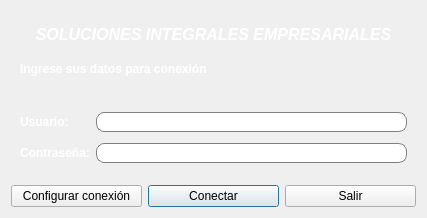
<?xml version="1.0" encoding="UTF-8"?>
<ui version="4.0">
 <class>FConexion</class>
 <widget class="QDialog" name="FConexion">
  <property name="geometry">
   <rect>
    <x>0</x>
    <y>0</y>
    <width>427</width>
    <height>218</height>
   </rect>
  </property>
  <property name="windowTitle">
   <string>SIE</string>
  </property>
  <property name="styleSheet">
   <string notr="true">
#buttonsFrame {
border: none;
background: qlineargradient(x1: 0, y1: 0, x2: 0, y2: 1,
stop: 0 #214271, stop: 0.08 #214271,
stop: 0.39999 #214271, stop: 0.4 #214271,
stop: 0.9 #214271, stop: 1 #214271);
}

#buttonsFrame QPushButton {
color: #333;
border: 2px solid #555;
border-radius: 11px;
padding: 5px;
background: qradialgradient(cx: 0.3, cy: -0.4,
fx: 0.3, fy: -0.4,
radius: 1.35, stop: 0 #fff, stop: 1 #888);
min-width: 80px;
}
#buttonsFrame QPushButton:hover {
background: qradialgradient(cx: 0.3, cy: -0.4,
fx: 0.3, fy: -0.4,
radius: 1.35, stop: 0 #fff, stop: 1 #bbb);
}
#buttonsFrame QPushButton:pressed {
background: qradialgradient(cx: 0.4, cy: -0.1,
fx: 0.4, fy: -0.1,
radius: 1.35, stop: 0 #fff, stop: 1 #ddd);
}


#inputFrame {
border: none;
}

QLineEdit {
padding: 1px;
border-style: solid;
border: 1px solid gray;
border-radius: 8px;
}

#topFrame {
border: none;
}

#FConexion{
background-image: url(:/pics/fondoDialog.svg);
}
</string>
  </property>
  <layout class="QVBoxLayout" name="verticalLayout_2">
   <item>
    <widget class="QFrame" name="topFrame">
     <property name="frameShape">
      <enum>QFrame::StyledPanel</enum>
     </property>
     <property name="frameShadow">
      <enum>QFrame::Raised</enum>
     </property>
     <layout class="QHBoxLayout" name="horizontalLayout_2">
      <item>
       <layout class="QVBoxLayout" name="verticalLayout">
        <item>
         <widget class="QLabel" name="lblTitulo">
          <property name="text">
           <string>&lt;!DOCTYPE HTML PUBLIC &quot;-//W3C//DTD HTML 4.0//EN&quot; &quot;http://www.w3.org/TR/REC-html40/strict.dtd&quot;&gt;
&lt;html&gt;&lt;head&gt;&lt;meta name=&quot;qrichtext&quot; content=&quot;1&quot; /&gt;&lt;style type=&quot;text/css&quot;&gt;
p, li { white-space: pre-wrap; }
&lt;/style&gt;&lt;/head&gt;&lt;body style=&quot; font-family:'Sans Serif'; font-size:10pt; font-weight:400; font-style:normal;&quot;&gt;
&lt;table border=&quot;0&quot; style=&quot;-qt-table-type: root; margin-top:4px; margin-bottom:4px; margin-left:4px; margin-right:4px;&quot;&gt;
&lt;tr&gt;
&lt;td style=&quot;border: none;&quot;&gt;
&lt;p align=&quot;center&quot; style=&quot; margin-top:0px; margin-bottom:0px; margin-left:0px; margin-right:0px; -qt-block-indent:0; text-indent:0px;&quot;&gt;&lt;span style=&quot; font-size:12pt; font-weight:600; font-style:italic; color:#ffffff;&quot;&gt;SOLUCIONES INTEGRALES EMPRESARIALES&lt;/span&gt;&lt;/p&gt;&lt;/td&gt;&lt;/tr&gt;&lt;/table&gt;&lt;/body&gt;&lt;/html&gt;</string>
          </property>
         </widget>
        </item>
        <item>
         <widget class="QLabel" name="label_3">
          <property name="text">
           <string>&lt;html&gt;&lt;head/&gt;&lt;body&gt;&lt;p&gt;&lt;span style=&quot; font-weight:600; color:#ffffff;&quot;&gt;Ingrese sus datos para conexión&lt;/span&gt;&lt;/p&gt;&lt;/body&gt;&lt;/html&gt;</string>
          </property>
          <property name="wordWrap">
           <bool>true</bool>
          </property>
         </widget>
        </item>
       </layout>
      </item>
     </layout>
    </widget>
   </item>
   <item>
    <widget class="QFrame" name="inputFrame">
     <property name="frameShape">
      <enum>QFrame::StyledPanel</enum>
     </property>
     <property name="frameShadow">
      <enum>QFrame::Raised</enum>
     </property>
     <layout class="QGridLayout" name="gridLayout">
      <item row="1" column="1">
       <widget class="QLineEdit" name="ledClave">
        <property name="echoMode">
         <enum>QLineEdit::Password</enum>
        </property>
       </widget>
      </item>
      <item row="0" column="1">
       <widget class="QLineEdit" name="ledUsuario"/>
      </item>
      <item row="1" column="0">
       <widget class="QLabel" name="label_5">
        <property name="text">
         <string>&lt;html&gt;&lt;head/&gt;&lt;body&gt;&lt;p&gt;&lt;span style=&quot; font-weight:600; color:#ffffff;&quot;&gt;Contraseña:&lt;/span&gt;&lt;/p&gt;&lt;/body&gt;&lt;/html&gt;</string>
        </property>
        <property name="buddy">
         <cstring>ledClave</cstring>
        </property>
       </widget>
      </item>
      <item row="0" column="0">
       <widget class="QLabel" name="label_4">
        <property name="text">
         <string>&lt;html&gt;&lt;head/&gt;&lt;body&gt;&lt;p&gt;&lt;span style=&quot; font-weight:600; color:#ffffff;&quot;&gt;Usuario:&lt;/span&gt;&lt;/p&gt;&lt;/body&gt;&lt;/html&gt;</string>
        </property>
        <property name="buddy">
         <cstring>ledUsuario</cstring>
        </property>
       </widget>
      </item>
     </layout>
    </widget>
   </item>
   <item>
    <layout class="QHBoxLayout" name="horizontalLayout_3">
     <item>
      <widget class="QPushButton" name="btnConfigurar">
       <property name="text">
        <string>Configurar conexión</string>
       </property>
       <property name="icon">
        <iconset resource="app.qrc">
         <normaloff>:/pics/configure.png</normaloff>:/pics/configure.png</iconset>
       </property>
      </widget>
     </item>
     <item>
      <widget class="QPushButton" name="btnConectar">
       <property name="text">
        <string>Conectar</string>
       </property>
       <property name="icon">
        <iconset resource="app.qrc">
         <normaloff>:/pics/conexion.png</normaloff>:/pics/conexion.png</iconset>
       </property>
       <property name="default">
        <bool>true</bool>
       </property>
      </widget>
     </item>
     <item>
      <widget class="QPushButton" name="pushButton">
       <property name="text">
        <string>Salir</string>
       </property>
       <property name="icon">
        <iconset resource="app.qrc">
         <normaloff>:/pics/application-exit.png</normaloff>:/pics/application-exit.png</iconset>
       </property>
      </widget>
     </item>
    </layout>
   </item>
  </layout>
 </widget>
 <tabstops>
  <tabstop>ledUsuario</tabstop>
  <tabstop>ledClave</tabstop>
  <tabstop>btnConfigurar</tabstop>
  <tabstop>btnConectar</tabstop>
  <tabstop>pushButton</tabstop>
 </tabstops>
 <resources>
  <include location="app.qrc"/>
 </resources>
 <connections>
  <connection>
   <sender>btnConectar</sender>
   <signal>clicked()</signal>
   <receiver>FConexion</receiver>
   <slot>accept()</slot>
   <hints>
    <hint type="sourcelabel">
     <x>269</x>
     <y>224</y>
    </hint>
    <hint type="destinationlabel">
     <x>204</x>
     <y>216</y>
    </hint>
   </hints>
  </connection>
 </connections>
</ui>
